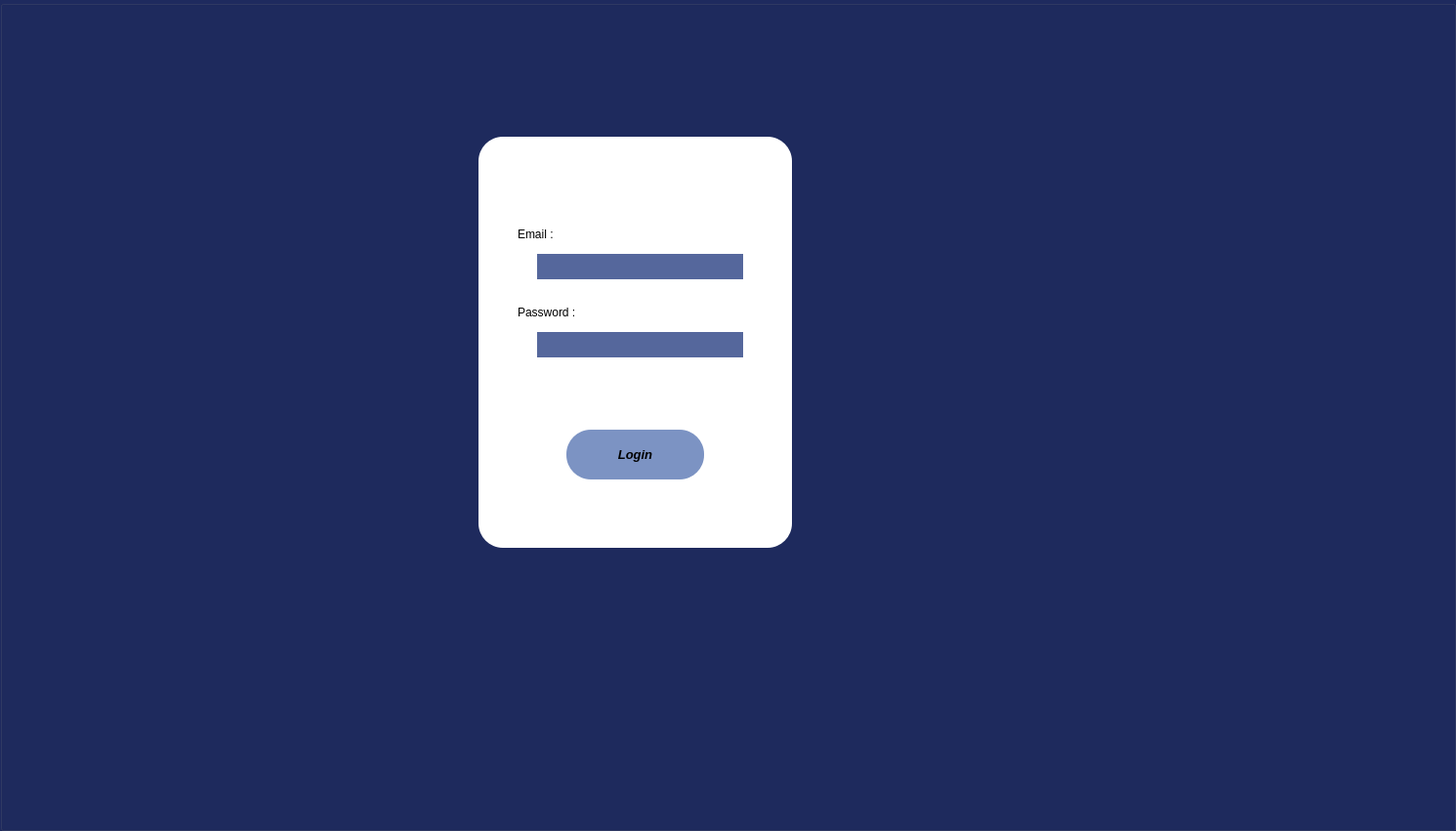
   <widget class="QGroupBox" name="interface_login">
    <property name="geometry">
     <rect>
      <x>0</x>
      <y>0</y>
      <width>1491</width>
      <height>851</height>
     </rect>
    </property>
    <property name="font">
     <font>
      <pointsize>10</pointsize>
      <bold>true</bold>
      <underline>false</underline>
     </font>
    </property>
    <property name="styleSheet">
     <string notr="true">background-color:#1E2A5E;</string>
    </property>
    <property name="title">
     <string/>
    </property>
    <widget class="QFrame" name="frame">
     <property name="geometry">
      <rect>
       <x>490</x>
       <y>140</y>
       <width>321</width>
       <height>421</height>
      </rect>
     </property>
     <property name="styleSheet">
      <string notr="true">background-color: rgb(255, 255, 255);
 border-radius: 25px;</string>
     </property>
     <property name="frameShape">
      <enum>QFrame::Shape::StyledPanel</enum>
     </property>
     <property name="frameShadow">
      <enum>QFrame::Shadow::Raised</enum>
     </property>
     <widget class="QLabel" name="label_44">
      <property name="geometry">
       <rect>
        <x>40</x>
        <y>90</y>
        <width>81</width>
        <height>20</height>
       </rect>
      </property>
      <property name="styleSheet">
       <string notr="true">color: rgb(0, 0, 0);
background-color: rgb(255, 255, 255);</string>
      </property>
      <property name="text">
       <string>Email :</string>
      </property>
     </widget>
     <widget class="QLabel" name="label_45">
      <property name="geometry">
       <rect>
        <x>40</x>
        <y>170</y>
        <width>91</width>
        <height>20</height>
       </rect>
      </property>
      <property name="styleSheet">
       <string notr="true">color: rgb(0, 0, 0);
background-color: rgb(255, 255, 255);</string>
      </property>
      <property name="text">
       <string>Password :</string>
      </property>
     </widget>
     <widget class="QPushButton" name="login_2">
      <property name="geometry">
       <rect>
        <x>90</x>
        <y>300</y>
        <width>141</width>
        <height>51</height>
       </rect>
      </property>
      <property name="font">
       <font>
        <pointsize>10</pointsize>
        <italic>true</italic>
        <bold>true</bold>
        <underline>false</underline>
       </font>
      </property>
      <property name="styleSheet">
       <string notr="true">color:black;
background-color:#7C93C3;
</string>
      </property>
      <property name="text">
       <string>Login</string>
      </property>
     </widget>
     <widget class="QLineEdit" name="email_2">
      <property name="geometry">
       <rect>
        <x>60</x>
        <y>120</y>
        <width>211</width>
        <height>26</height>
       </rect>
      </property>
      <property name="styleSheet">
       <string notr="true">background-color: #55679C;
 border-radius: 50px;</string>
      </property>
     </widget>
     <widget class="QLineEdit" name="password_2">
      <property name="geometry">
       <rect>
        <x>60</x>
        <y>200</y>
        <width>211</width>
        <height>26</height>
       </rect>
      </property>
      <property name="styleSheet">
       <string notr="true">background-color: #55679C;
 border-radius: 25px;</string>
      </property>
     </widget>
    </widget>
   </widget>
